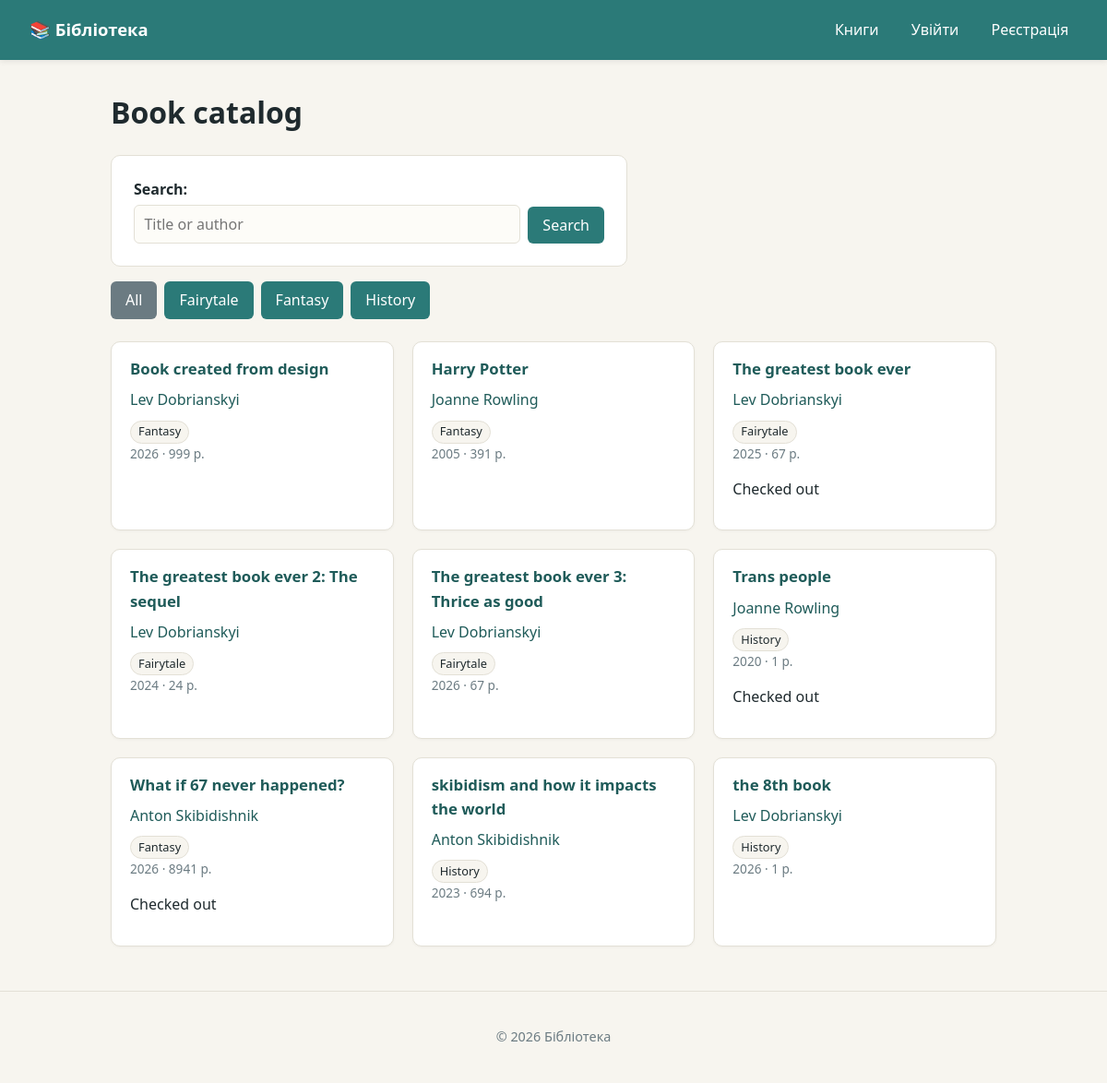
The page /books/ on the database its author committed.
### library/models.py (models this page shows, shortened)
class Genre(models.Model):
    name = models.CharField("Name", max_length=100)
    class Meta:
        verbose_name = "Genre"
        verbose_name_plural = "Genres"
        ordering = ["name"]

class Book(models.Model):
    title = models.CharField("Title", max_length=150, default="")
    author = models.ForeignKey(Author, on_delete=models.CASCADE, related_name="books", verbose_name="Author", null=True)
    genre = models.ForeignKey(Genre, on_delete=models.CASCADE, related_name="books", verbose_name="Genre", null=True)
    year = models.IntegerField("Year", null=True)
    pages = models.IntegerField("Pages", null=True)
    description = models.TextField("Description", blank=True)
    is_available = models.BooleanField("Available", default=True)
    created_at = models.DateTimeField("Created", auto_now_add=True)
    class Meta:
        verbose_name = "Book"
        verbose_name_plural = "Books"
        ordering = ["title"]

class Author(models.Model):
    full_name = models.CharField("Full name", max_length=150, default="")
    country = models.CharField("Country", max_length=80, default="")
    birth_year = models.IntegerField("Birth year", null=True, blank=True)
    class Meta:
        verbose_name = "Author"
        verbose_name_plural = "Authors"
        ordering = ["full_name"]

### library/views.py (the view)
# urls.py: path("books/", views.book_list, name="book_list"),
def book_list(request):
    books = Book.objects.select_related("author", "genre")
    q = request.GET.get("q", "").strip()
    genre_id = request.GET.get("genre", "").strip()
    if q:
        books = books.filter(
            Q(title__icontains=q) | Q(author__full_name__icontains=q)
        )
    if genre_id.isdigit():
        books = books.filter(genre_id=genre_id)
    return render(
        request,
        "library/book_list.html",
        {
            "books": books,
            "genres": Genre.objects.all(),
            "active_genre": genre_id,
            "q": q,
        },
    )

### library/templates/library/book_list.html (shortened to what this page needs)
{% extends "base.html" %}
{% block content %}
  <h1>Book catalog</h1>
  <form method="get" class="form" style="display:flex;gap:.5rem;align-items:end;margin-bottom:1rem;">
    <div style="flex:1;">
      <label for="q">Search:</label>
      <input type="text" name="q" id="q" value="{{ q }}" placeholder="Title or author">
    </div>
    <button type="submit" class="btn">Search</button>
  </form>
  <div class="genre-filter" style="margin-bottom:1rem;display:flex;flex-wrap:wrap;gap:.5rem;">
    <a href="?{% if q %}q={{ q }}{% endif %}"
       class="btn {% if not active_genre %}btn-secondary{% endif %}">All</a>
    {% for g in genres %}
      <a href="?genre={{ g.pk }}{% if q %}&q={{ q }}{% endif %}"
         class="btn {% if active_genre == g.pk|stringformat:'s' %}btn-secondary{% endif %}">{{ g.name }}</a>
    {% endfor %}
  </div>
  <div class="book-grid">
    {% for book in books %}
      <article class="book-card">
        <h2><a href="{% url 'library:book_detail' book.pk %}">{{ book.title }}</a></h2>
        <p class="author">
          <a href="{% url 'library:author_detail' book.author.pk %}">{{ book.author.full_name }}</a>
        </p>
        <p class="category">{{ book.genre.name }}</p>
        <p class="year">{{ book.year }} · {{ book.pages }} p.</p>
        {% if not book.is_available %}<p class="badge">Checked out</p>{% endif %}
      </article>
    {% empty %}
      <p class="empty">Nothing matches your query.</p>
    {% endfor %}
  </div>
{% endblock %}

### static/css/style.css (style rules this page uses)
:root { --bg: #f7f5ef; --fg: #1f2a2e; --muted: #6b7b82; --accent: #2b7a78; --accent-dark: #1f5b59; --danger: #b23b3b; --card: #ffffff; --border: #e3e0d6; --radius: 10px; }
* { box-sizing: border-box; }
body { margin: 0; font-family: system-ui, -apple-system, "Segoe UI", Roboto, sans-serif; background: var(--bg); color: var(--fg); line-height: 1.55; }
a { color: var(--accent-dark); text-decoration: none; }
.book-grid { display: grid; grid-template-columns: repeat(auto-fill, minmax(240px, 1fr)); gap: 1.25rem; margin-top: 1.5rem; }
.book-card { background: var(--card); border: 1px solid var(--border); border-radius: var(--radius); padding: 1rem 1.25rem; box-shadow: 0 1px 3px rgba(0,0,0,0.04); transition: transform 0.12s ease, box-shadow 0.12s ease; }
.book-card h2 { margin: 0 0 0.5rem; font-size: 1.05rem; }
.book-card .author { margin: 0; color: var(--muted); }
.book-card .category { display: inline-block; margin: 0.6rem 0 0; padding: 0.1rem 0.5rem; background: var(--bg); border: 1px solid var(--border); border-radius: 999px; font-size: 0.8rem; }
.book-card .year { margin: 0; color: var(--muted); font-size: 0.85rem; }
.btn { display: inline-block; padding: 0.5rem 1rem; background: var(--accent); color: #fff; border: none; border-radius: 6px; font: inherit; cursor: pointer; text-decoration: none; }
.btn-secondary { background: var(--muted); }
.form { background: var(--card); border: 1px solid var(--border); border-radius: var(--radius); padding: 1.5rem; max-width: 560px; }
.form label { display: block; font-weight: 600; margin-bottom: 0.25rem; }
.form input, .form textarea, .form select { width: 100%; padding: 0.5rem 0.65rem; border: 1px solid var(--border); border-radius: 6px; font: inherit; background: #fdfcf8; }

### rows shown on the page
Genre: name "Fairytale"
Genre: name "Fantasy"
Genre: name "History"
Book: title "Book created from design", author.full_name "Lev Dobrianskyi", genre.name "Fantasy", year "2026", pages "999"
Book: title "Harry Potter", author.full_name "Joanne Rowling", genre.name "Fantasy", year "2005", pages "391"
Book: title "The greatest book ever", author.full_name "Lev Dobrianskyi", genre.name "Fairytale", year "2025", pages "67", is_available "Checked out"
Book: title "The greatest book ever 2: The sequel", author.full_name "Lev Dobrianskyi", genre.name "Fairytale", year "2024", pages "24"
Book: title "The greatest book ever 3: Thrice as good", author.full_name "Lev Dobrianskyi", genre.name "Fairytale", year "2026", pages "67"
Book: title "Trans people", author.full_name "Joanne Rowling", genre.name "History", year "2020", pages "1", is_available "Checked out"
Book: title "What if 67 never happened?", author.full_name "Anton Skibidishnik", genre.name "Fantasy", year "2026", pages "8941", is_available "Checked out"
Book: title "skibidism and how it impacts the world", author.full_name "Anton Skibidishnik", genre.name "History", year "2023", pages "694"
Book: title "the 8th book", author.full_name "Lev Dobrianskyi", genre.name "History", year "2026", pages "1"
